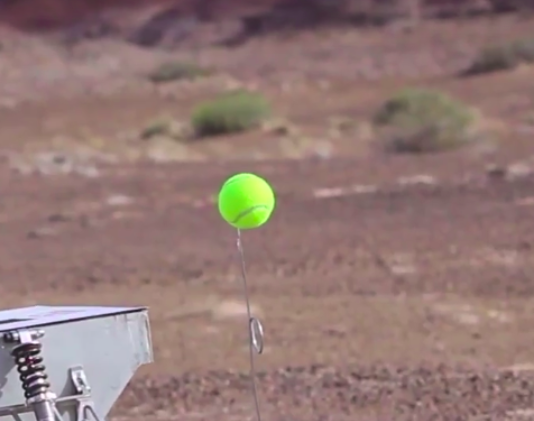
#> input picture ball.png, 534 x 421 px
$ python ball_detection.py
#> lines starting #> are read from the running program, lines starting #| are printed output that depends on the picture
import numpy as np
from scipy import ndimage
import matplotlib.pyplot as plt
from sklearn.mixture import GaussianMixture
import cv2


img=cv2.imread("ball.png")
#> img is the input picture: shape (421, 534, 3); mean B, G, R 116.3, 120.4, 145.9

img=img.astype(np.uint8)

hist, bin_edges = np.histogram(img, bins=60)
#> hist = 60 values, max 62090 at index 26, min 2 at index 1, mean 11240.7; bin_edges = 61 values from 0 to 255
bin_centers = 0.5*(bin_edges[:-1] + bin_edges[1:])
#> bin_centers = 60 values from 2.12 to 252.9

classif = GaussianMixture(n_components=2)
classif.fit(img.reshape((img.size, 1)))

threshold = np.mean(classif.means_)
binary_img = img > threshold
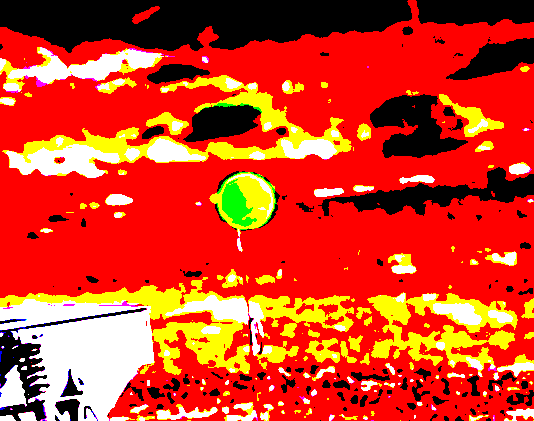
#> binary_img: shape (421, 534, 3) bool; mean B, G, R 0.125, 0.24, 0.824
binary_img=binary_img*255
binary_img=np.array(binary_img, dtype=np.uint8)


plt.figure(figsize=(11,4))

plt.subplot(131)
plt.imshow(img)
plt.axis('off')
plt.subplot(132)
plt.plot(bin_centers, hist, lw=2)
plt.axvline(0.5, color='r', ls='--', lw=2)
plt.text(0.57, 0.8, 'histogram', fontsize=20, transform = plt.gca().transAxes)
plt.yticks([])
plt.subplot(133)
plt.imshow(binary_img, cmap=plt.cm.gray, interpolation='nearest')
plt.axis('off')

plt.subplots_adjust(wspace=0.02, hspace=0.3, top=1, bottom=0.1, left=0, right=1)
plt.show()
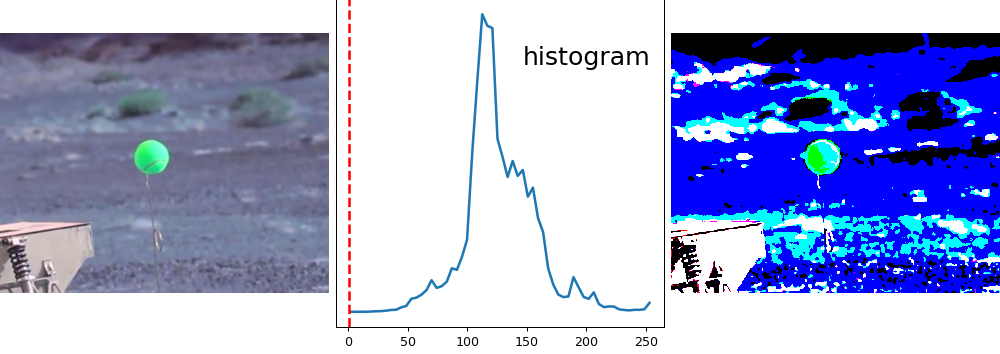
#> figure drawn by matplotlib, 3 panels; B, G, R data is drawn as R, G, B
